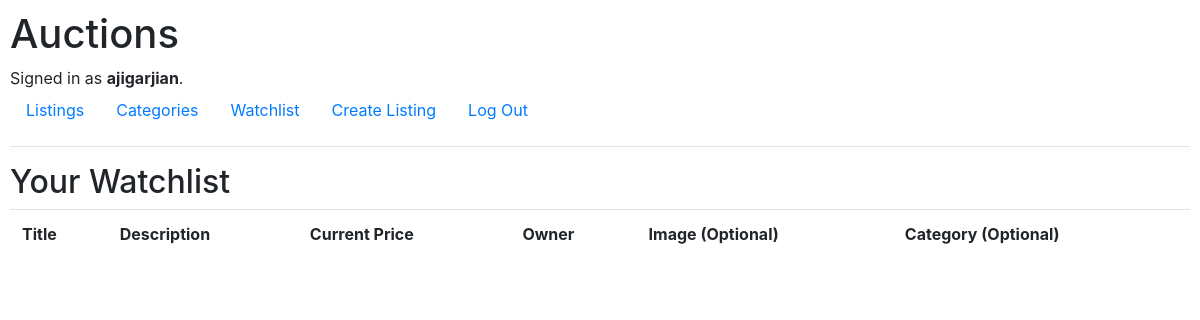
Page /watchlist (signed in) on the earlier database version.
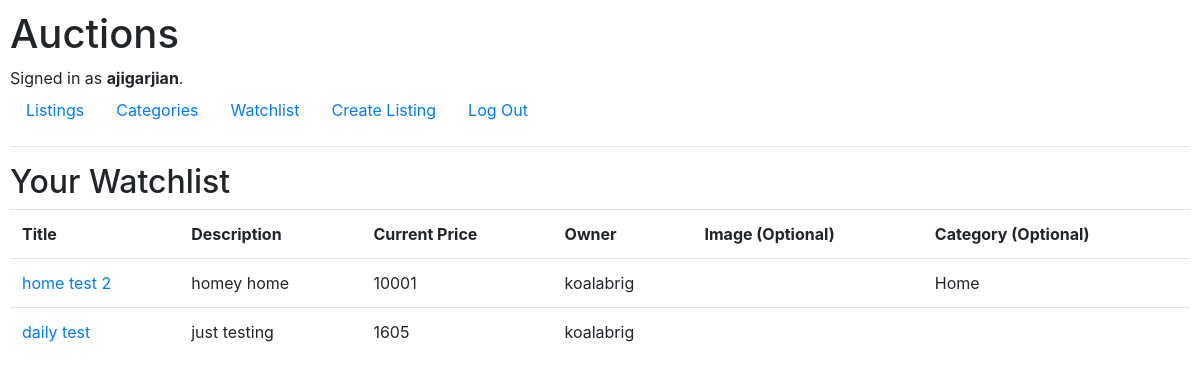
Same page on the later database version.
### auctions/models.py (models this page shows)
class User(AbstractUser):
    pass

class Watchlist(models.Model):
    listing = models.ForeignKey(Listing, default="", on_delete=models.CASCADE, related_name="watchlistListing")
    user = models.ForeignKey(User, default="", on_delete=models.CASCADE, related_name="watchlistUser")

class Listing(models.Model):
    title = models.CharField(max_length=64)
    description = models.CharField(max_length=255)
    price = models.IntegerField()
    image = models.URLField(max_length=200, blank=True)
    category = models.CharField(max_length=255, blank=True)
    owner = models.ForeignKey(User, default="", on_delete=models.CASCADE, related_name="listingOwner", blank=False)
    active = models.BooleanField(default="True")

### auctions/views.py (the view)
# urls.py: path("watchlist", views.watchlist, name="watchlist")
@login_required
def watchlist(request):
    watchlist = Watchlist.objects.filter(user = request.user)
    return render(request, "auctions/watchlist.html", {
        "watchlist": watchlist
    })

### auctions/templates/auctions/watchlist.html (shortened to what this page needs)
{% extends "auctions/layout.html" %}
{% block body %}
    <h2>Your Watchlist</h2>
    <table class="table">
        <tr>
            <th>Title</th>
            <th>Description</th>
            <th>Current Price</th>
            <th>Owner</th>
            <th>Image (Optional)</th>
            <th>Category (Optional)</th>
        </tr>
        {% for item in watchlist %}
        <tr>
            <td>
                <a href="{% url 'listing' item.listing.id %}">{{ item.listing.title }}</a>
            </td>
            <td>{{ item.listing.description }}</td>
            <td>{{ item.listing.price }}</td>
            <td>{{ item.listing.owner }}</td>
            <td>
            </td>
            <td>{{ item.listing.category }}</td>
        </tr>
        {% endfor %}
    </table>
{% endblock %}

### auctions/templates/auctions/layout.html (shortened to what this page needs)
{% load static %}
<!DOCTYPE html>
<html lang="en">
    <head>
        <link rel="stylesheet" href="https://stackpath.bootstrapcdn.com/bootstrap/4.4.1/css/bootstrap.min.css">
        <link href="{% static 'auctions/styles.css' %}" rel="stylesheet">
    </head>
    <body>
        <h1>Auctions</h1>
        <div>
            {% if user.is_authenticated %}
                Signed in as <strong>{{ user.username }}</strong>.
            {% else %}
                Not signed in.
            {% endif %}
        </div>
        <ul class="nav">
            <li class="nav-item">
                <a class="nav-link" href="{% url 'index' %}">Listings</a>
            </li>
            <li class="nav-item">
                <a class="nav-link" href="{% url 'category' %}">Categories</a>
            </li>
            {% if user.is_authenticated %}
                <li class="nav-item">
                    <a class="nav-link" href="{% url 'watchlist' %}">Watchlist</a>
                </li>
                <li class="nav-item">
                    <a class="nav-link" href="{% url 'create' %}">Create Listing</a>
                </li>
                <li class="nav-item">
                    <a class="nav-link" href="{% url 'logout' %}">Log Out</a>
                </li>
            {% endif %}
        </ul>
        <hr>
        {% block body %}
        {% endblock %}
    </body>
</html>

### auctions/static/auctions/styles.css (style rules this page uses)
body { padding: 10px; }

Differences in the rows shown:
added Watchlist: listing "home test 2", listing.description "homey home", listing.price "10001", listing.owner "koalabrig", listing.category "Home"
added Watchlist: listing "daily test", listing.description "just testing", listing.price "1605", listing.owner "koalabrig"
